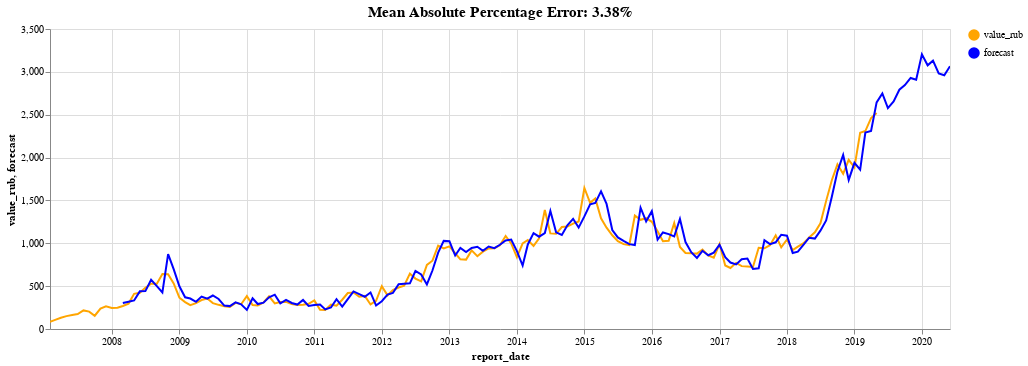

The notebook cell saved with this chart:
### Code cell
PlotSARIMA(data, error)

### Figure 1 — Vega-Lite specification as saved in the notebook (floating-point values rounded to 4 significant figures; data arrays with more than 128 entries replaced by an {"elided": "..."} marker saying what was removed)
{"config": {"view": {"continuousWidth": 400, "continuousHeight": 300}}, "layer": [{"mark": {"type": "line", "color": "orange"}, "encoding": {"color": {"type": "nominal", "field": "legend1", "scale": {"domain": ["value_rub", "forecast"], "range": ["orange", "blue"]}, "title": ""}, "x": {"type": "temporal", "field": "report_date"}, "y": {"type": "quantitative", "field": "value_rub"}}, "selection": {"selector046": {"type": "interval", "bind": "scales", "encodings": ["x", "y"]}}, "transform": [{"calculate": "'value_rub'", "as": "legend1"}, {"calculate": "'forecast'", "as": "legend2"}]}, {"mark": {"type": "line", "color": "blue"}, "encoding": {"color": {"type": "nominal", "field": "legend2", "scale": {"domain": ["value_rub", "forecast"], "range": ["orange", "blue"]}, "title": ""}, "x": {"type": "temporal", "field": "report_date"}, "y": {"type": "quantitative", "field": "forecast"}}, "transform": [{"calculate": "'value_rub'", "as": "legend1"}, {"calculate": "'forecast'", "as": "legend2"}]}, {"mark": {"type": "text", "align": "left", "baseline": "middle", "dx": 3}, "encoding": {"color": {"type": "nominal", "field": "legend1", "scale": {"domain": ["value_rub", "forecast"], "range": ["orange", "blue"]}, "title": ""}, "x": {"type": "temporal", "field": "report_date"}, "y": {"type": "quantitative", "field": "value_rub"}}, "transform": [{"calculate": "'value_rub'", "as": "legend1"}, {"calculate": "'forecast'", "as": "legend2"}]}], "data": {"name": "data-c3849a961aab63bef9a419f767a4261e"}, "height": 300, "title": {"text": ["Mean Absolute Percentage Error: 3.38%"], "fontSize": 15, "fontWeight": "bold", "font": "Courier New"}, "width": 900, "$schema": "https://vega.github.io/schema/vega-lite/v4.8.1.json", "datasets": {"data-c3849a961aab63bef9a419f767a4261e": {"elided": "161 records"}}}
